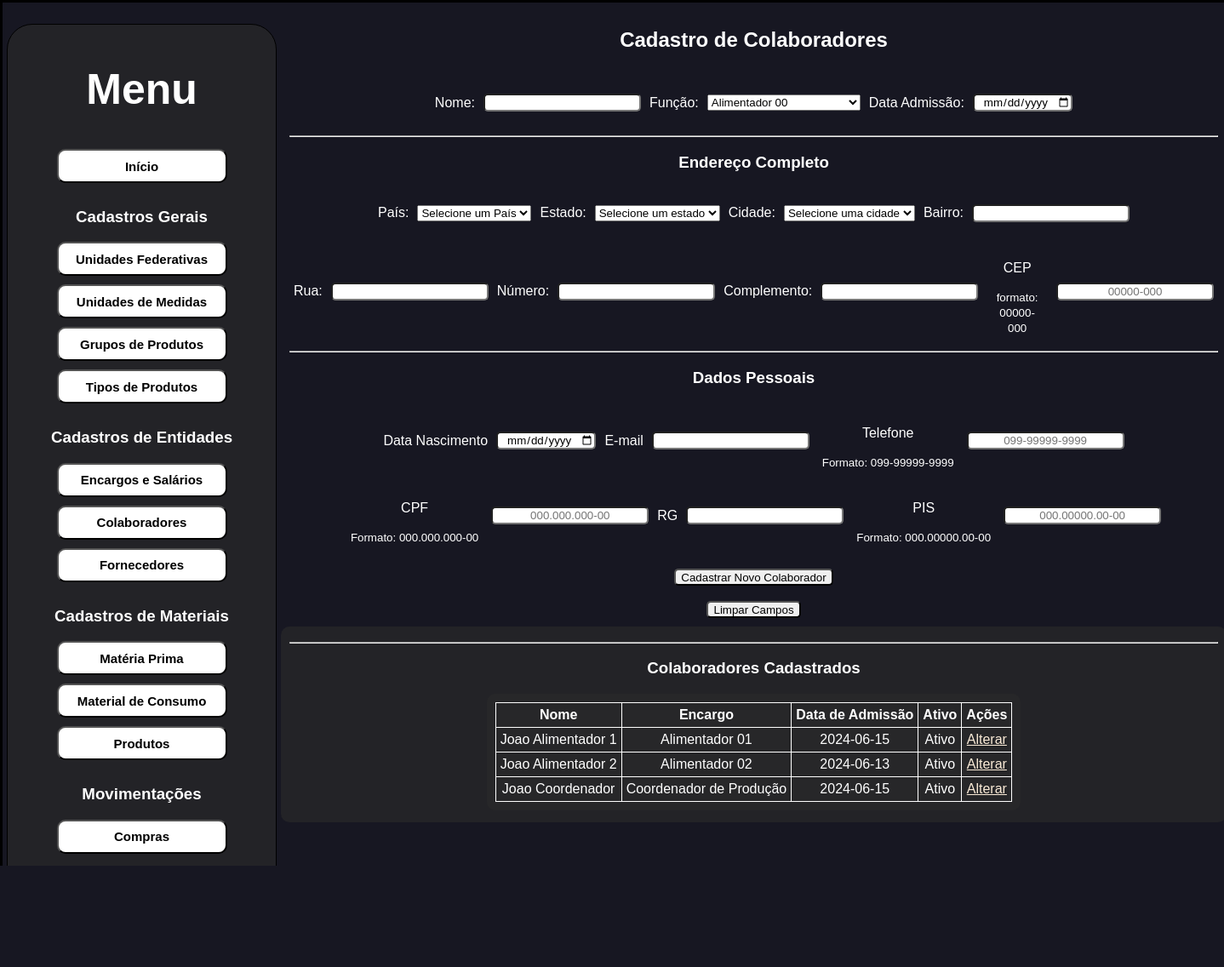
The page /cadastros_de_entidades_colaboradores on the database its author committed.
### BDconfig.py (models this page shows, shortened)
class DB_WORKERS(db.Model):
    ID = db.Column(db.Integer, primary_key=True)
    NAME = db.Column(db.String(200), nullable=False)
    ID_BD_JOB = db.Column(db.Integer, nullable=False)
    ID_BD_COUNTRY = db.Column(db.Integer, nullable=False)
    ID_BD_ESTATE = db.Column(db.Integer, nullable=False)
    ID_BD_CITY = db.Column(db.Integer, nullable=False)
    DISTRICT = db.Column(db.String(200), nullable=False)
    ROAD = db.Column(db.String(200), nullable=False)
    NUMBER = db.Column(db.Integer, nullable=False)
    COMPLEMENT = db.Column(db.String(200), nullable=False)
    CEP = db.Column(db.String(9), nullable=False)
    BORN_DATE = db.Column(db.Date, nullable=False)
    ADMISSION_DATE = db.Column(db.Date, nullable=False)
    EMAIL = db.Column(db.String(200), nullable=True)
    PHONE = db.Column(db.String(200), nullable=True)
    CPF = db.Column(db.String(14), nullable=False)
    RG = db.Column(db.String(20), nullable=True)
    PIS = db.Column(db.String(14), nullable=False)
    ACTIVE = db.Column(db.Integer, nullable=False)
    DATE_CREATED = db.Column(db.DateTime, default=datetime.utcnow)

class DB_JOB(db.Model):
    ID = db.Column(db.Integer, primary_key=True)
    NAME = db.Column(db.String(200), nullable=False)
    RENT = db.Column(db.Float, nullable=False)
    DATE_CREATED = db.Column(db.DateTime, default=datetime.utcnow)

### industriafeliz.py (the view)
@app.route('/cadastros_de_entidades_colaboradores', methods=['POST','GET'])
def cadastros_de_entidades_colaboradores():
    return index.cadastros_de_entidades_colaboradores()

### UsefulFunctions.py (called while the page is built)
def get_worker_job(job_id):
    job = data.DB_JOB.query.filter_by(ID=job_id).first()
    return job.NAME if job else None

### index.py (called while the page is built)
def cadastros_de_entidades_colaboradores():
    workers = data.DB_WORKERS.query.order_by(data.DB_WORKERS.NAME).all()
    jobs = data.DB_JOB.query.order_by(data.DB_JOB.NAME).all()
    countryes = data.DB_COUNTRY.query.order_by(data.DB_COUNTRY.NAME).all()
    estates = data.DB_ESTATE.query.order_by(data.DB_ESTATE.NAME).all()
    cityes = data.DB_CITY.query.order_by(data.DB_CITY.NAME).all()
    return render_template('cadastros_entidades/cadastro_colaboradores.html', workers=workers, jobs=jobs, countryes=countryes
                           , estates=estates, cityes=cityes, get_worker_job=uful.get_worker_job)

### templates/cadastros_entidades/cadastro_colaboradores.html (shortened to what this page needs)
{% extends 'standard.html' %}
{% block body %}
<section  class = "format">
    {% if jobs|length < 1 %}
        <h4>Ainda não existem encargos cadastrados, por favor cadastre um encargo para poder cadastrar colaboradores</h4>
    {% elif countryes|length < 1 %}
        <h4>Ainda não existem países cadastrados, por favor cadastre um país para poder cadastrar colaboradores</h4>
    {% elif estates|length < 1  %}
        <h4>Ainda não existem estados cadastrados, por favor cadastre um estado para poder cadastrar colaboradores</h4>
    {% elif cityes|length < 1 %}
        <h4>Ainda não existem cidades cadastradas, por favor cadastre uma cidade para poder cadastrar colaboradores</h4>
    {% else %}
        <h1>Cadastro de Colaboradores</h1>
        <section  class = "format">
            <div class="inputs">
                <form action="/cadastros_de_entidades_colaboradores_cadastros" method="POST">
                    <div class = "format">
                        <p>Nome:</p>
                        <input type="text" name="name" id="name" maxlength="200" autocomplete="off" required>
                        <p>Função:</p>
                        <select name="id_bd_job" id="id_bd_job" required>
                            {% for job in jobs %}
                                <option value="{{ job.ID }}" > {{ job.NAME }}</option>
                            {% endfor %}
                        </select>
                        <p>Data Admissão:</p>
                        <input type="date" name="admission_date" id="admission_date" autocomplete="off" required>
                    </div>
                    <hr></hr>
                    <h1>Endereço Completo</h1>
                    <div class = "format">
                        <p>País:</p>
                        <select name="id_bd_country" id="id_bd_country" required>
                            <option value="">Selecione um País</option>
                        </select>
                        <p>Estado:</p>
                        <select name="id_bd_estate" id="id_bd_estate" required>
                            <option value="">Selecione um estado</option>
                        </select>
                        <p>Cidade:</p>
                        <select name="id_bd_city" id="id_bd_city" required>
                            <option value="">Selecione uma cidade</option>
                        </select>
                        <p>Bairro:</p>
                        <input type="text" name="district" id="district" maxlength="200" autocomplete="off" required>
                    </div>
                    <div class = "format">
                        <p>Rua:</p>
                        <input type="text" name="road" id="road" maxlength="200" autocomplete="off" required>
                        <p>Número:</p>
                        <input type="number" name="number" id="number" min="0" step="1" autocomplete="off" required>
                        <p>Complemento:</p>
                        <input type="text" name="complement" id="complement" maxlength="200" autocomplete="off" required>
                        <section>
                            <p>CEP</p>
                            <small>formato: 00000-000</small>
                        </section>
                        <input type="text" name="cep" id="cep" pattern="[0-9]{5}-[0-9]{3}" placeholder="00000-000" autocomplete="off" required>
                    </div>
                    <hr></hr>
                    <h1>Dados Pessoais</h1>
                    <div class = "format">
                        <p>Data Nascimento</p>
                        <input type="date" name="born_date" id="born_date" autocomplete="off" required>
                        <p>E-mail</p>
                        <input type="email" name="email" id="email" maxlength="200" autocomplete="off" required>
                        <section>
                            <p>Telefone</p>
                            <small>Formato: 099-99999-9999</small>
                        </section>
                        <input type="tel" id="phone" name="phone" pattern="[0-9]{3}-[0-9]{5}-[0-9]{4}" placeholder="099-99999-9999" required>
                    </div>
                    <div class = "format">
                        <section >
                            <p>CPF</p>
                            <small>Formato: 000.000.000-00</small>
                        </section>
                        <input type="text" name="cpf" id="cpf" pattern="[0-9]{3}.[0-9]{3}.[0-9]{3}-[0-9]{2}" placeholder="000.000.000-00" autocomplete="off" required>
                        <p>RG</p>
                        <input type="text" name="rg" id="rg" maxlength="14" autocomplete="off" required>
                        <section class = "format">
                            <p>PIS</p>
                            <small>Formato: 000.00000.00-00</small>
                        </section>
                        <input type="text" name="pis" id="pis" pattern="[0-9]{3}.[0-9]{5}.[0-9]{2}-[0-9]{2}" placeholder="000.00000.00-00" autocomplete="off" required>
                    </div>
                    <br>
                    <input class="bt" type="submit" value="Cadastrar Novo Colaborador">
                    <br>
                    <br>
                    <input type="reset" value="Limpar Campos">
                </form>
            </div>
        </section>
        <section class="tabelas">
            {% if workers|length < 1 %}
                <h4>Ainda Não Existem Colaboradores Cadastrados</h4>
            {% else %}
            <hr></hr>
            <h1>Colaboradores Cadastrados</h1>
                <table class="tabela">
                    <tr>
                        <th>Nome</th>
                        <th>Encargo</th>
                        <th>Data de Admissão</th>
                        <th>Ativo</th>
                        <th>Ações</th>
                    <tr>
                    {% for worker in workers %}
                    <tr>
                        <td>{{ worker.NAME }}</td>
                        <td>{{ get_worker_job(worker.ID_BD_JOB) }}</td>
                        <td>{{ worker.ADMISSION_DATE }}</td>
                        <td>
                            {% if worker.ACTIVE == 1%}
                            Ativo
                            {% else %}
                            Inativo
                            {% endif %}
                        </td>
                        <td>
                            <a href="/cadastros_de_entidades_colaboradores_update/{{worker.ID}}">Alterar</a>
                        </td>
                        </tr>
                    {% endfor %}
                </table>
                {% endif %}
        </section>
</section>
{% endif %}
{% endblock %}

### static/css/style.css (style rules this page uses)
* { font-family: "Montserrat", sans-serif; }
body { border: solid black; width: 100%; display: flex; background-color: rgb(23, 23, 34); padding: 5px; margin: 0; color: white; }
section { display: block; text-align: center; padding: 5px; }
div { display: flex; padding: 5px; line-height: normal; }
.format { justify-content:center; gap: 10px; align-items: center; }
.inputs input { max-height: 20px; text-align: center; border-radius: 5px; }
.tabelas { text-align: center; border-radius: 10px; background-color: #2b2b2b9f; padding: 10px; border-collapse: collapse; }
.tabelas table { display: inline-block; margin: 0 auto; }
.tabela { border-radius: 10px; background-color: #2b2b2b9f; padding: 10px; border-collapse: collapse; }
.tabela th { border: white 1px solid; border-radius: 5px; padding: 5px; }
.tabela td { border: white 1px solid; border-radius: 5px; padding: 5px; }
a { color: antiquewhite; }

### rows shown on the page
DB_WORKERS: NAME "Joao Alimentador 1", ADMISSION_DATE "2024-06-15", ACTIVE "Ativo"
DB_JOB: NAME "Alimentador 01"
DB_WORKERS: NAME "Joao Alimentador 2", ADMISSION_DATE "2024-06-13", ACTIVE "Ativo"
DB_JOB: NAME "Alimentador 02"
DB_WORKERS: NAME "Joao Coordenador", ADMISSION_DATE "2024-06-15", ACTIVE "Ativo"
DB_JOB: NAME "Coordenador de Produção"

### other values the page prints
form field id_bd_job "Alimentador 00"
